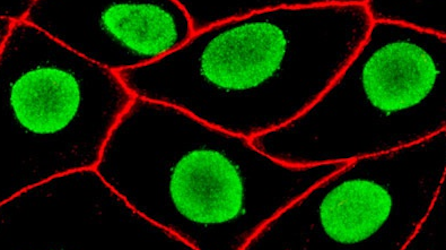
%> input picture mdck.png, 446 x 250 px
$ octave plot_reconstructor_04.m   (GNU Octave 9; MATLAB toolbox functions it lacks are replaced by stand-ins)
%> lines starting %> are read from the running program, lines starting %| are printed output that depends on the picture; in (x1, y1, x2, y2) boxes, pixels count from 0 and x2, y2 are one past the last pixel; in counts of white or black regions, pixels touching at a corner belong together; the program's own positions count from 1
clear all
close all
I=imread('mdck.png');
%> I is the input picture: size 250x446x3 uint8; mean R, G, B 20.3, 37.2, 2.9
bw=imbinarize(I(:,:,2),0.4);
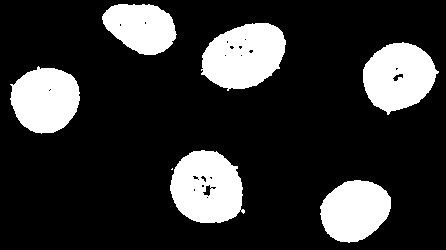
%> bw: size 250x446 logical; 19.6% white; 7 white regions (1 under 20 px), largest, box (x1, y1, x2, y2) and area: (201, 23, 286, 91) 4194, (170, 150, 245, 223) 4142, (363, 42, 439, 115) 3818, (10, 66, 80, 134) 3572, (320, 180, 391, 243) 3345, (102, 4, 177, 55) 2791
bw = bwmorph(bw,'majority');
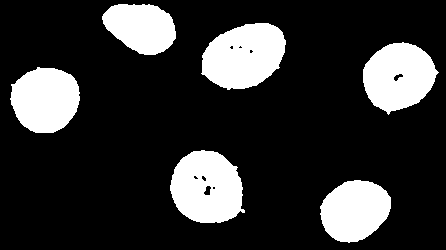
%> bw: size 250x446 logical; 19.6% white; 6 white regions, box (x1, y1, x2, y2) and area: (201, 23, 286, 90) 4203, (170, 150, 245, 223) 4164, (363, 42, 439, 115) 3822, (10, 67, 80, 133) 3574, (320, 180, 391, 243) 3343, (102, 4, 176, 55) 2793
bw = bwmorph(bw,'majority');
%> bw: size 250x446 logical; 19.7% white; 6 white regions, box (x1, y1, x2, y2) and area: (202, 23, 286, 90) 4211, (170, 150, 245, 223) 4174, (363, 42, 438, 114) 3821, (10, 67, 80, 133) 3572, (320, 180, 391, 243) 3343, (102, 4, 176, 55) 2793
bw = imfill(bw,'holes');
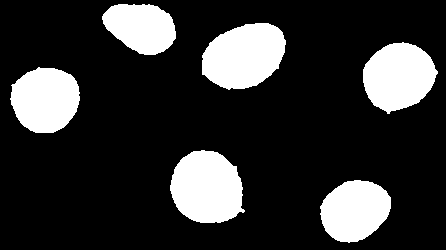
%> bw: size 250x446 logical; 19.7% white; 6 white regions, box (x1, y1, x2, y2) and area: (170, 150, 245, 223) 4234, (202, 23, 286, 90) 4219, (363, 42, 438, 114) 3853, (10, 67, 80, 133) 3572, (320, 180, 391, 243) 3343, (102, 4, 176, 55) 2793
%imshow(bw)
stats=regionprops(bw,'Area','PixelIdxList','Centroid');
%> stats = 6 regions; Area and Centroid: 4234 [207.6 188.3], 4219 [244.7 56.5], 3853 [399.2 77.2], 3572 [46 100.3], 3343 [355.5 211.2], 2793 [141.7 28]
[~,ind]=max([stats.Area]);
%> ind = 3
%ind=1;
bw=bw*0;
%> bw: size 250x446 double; every value is 0
bw(stats(ind).PixelIdxList)=1;
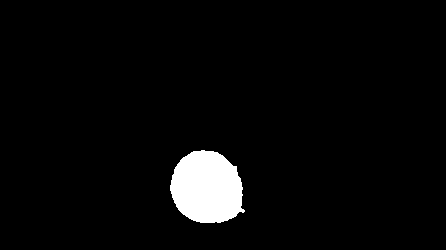
%> bw: size 250x446 double; values 0 (black) and 1 (white), 3.8% white; 1 white region, box (x1, y1, x2, y2) and area: (170, 150, 245, 223) 4234
Cen=stats(ind).Centroid;
%> Cen = [207.6 188.3]
bws= bwboundaries(bw);
%> bws = 1 boundary; box (x1, y1, x2, y2) and points: (170, 150, 245, 223) 219
%figure, hold on, axis ij
%plot(Cen(1),Cen(2),'bs')
rho=zeros(1,length(bws{1}));
theta=zeros(1,length(bws{1}));
for i=1:length(bws{1})
%plot(bws{1}(i,2),bws{1}(i,1),'r.')
%h=plot([Cen(1) bws{1}(i,2)], [Cen(2) bws{1}(i,1)]);
difx=Cen(1)-bws{1}(i,2);
dify=Cen(2)-bws{1}(i,1);
rho(i)=sqrt(difx^2+dify^2);
theta(i)=2*(atan(dify/difx));
%drawnow
%delete(h)
end
%> this loop made 219 passes
%> (difx, dify) on passes 1 to 3: (36.6, 2.34), (35.6, 3.34), (35.6, 4.34)
%> after the loop, rho = 219 values, max 44.26 at index 128, min 32.81 at index 91, mean 36.42; theta = 219 values, max 3.12 at index 166, min -3.12 at index 53, mean 0.107
theta=unwrap(theta,0.9)/2;
%> theta = 219 values, max 6.35 at index 219, min 0.0638 at index 1, mean 3.21
%figure, polar(theta,rho)
np = 256;
theta_i=linspace(0,2*pi,np);
rho_i=interp1(theta,rho,theta_i,'linear','extrap');
%> rho_i = 256 values, max 44.12 at index 152, min 32.87 at index 113, mean 36.2
factor=max(rho_i);
%> factor = 44.12
rho_i=rho_i/factor;
%> rho_i = 256 values, max 1 at index 152, min 0.745 at index 113, mean 0.82
%%%%%%%%%%%%% Parametros para la transformada
fs=length(theta_i);
T = 1/fs;             % Periodo de muestreo
L=length(theta_i);         % Longitud de la se馻l
t = (0:L-1)*T;         % Vector del tiempo
n = 2^nextpow2(L);     % Puntos de la tranformada
f = fs*(0:(n/2))/n;    % Vector de frecuencias
%%%%%%%%%%%%% Transformada de Fourier se馻l uno
rhoiF = fft(rho_i,n);        % Transformada
rhoi_mag = abs(rhoiF/L);
%> rhoi_mag = 256 values, max 0.82 at index 1, min 3.53e-05 at index 118, mean 0.00418
rhoi_angle = angle(rhoiF/L);
%> rhoi_angle = 256 values, max 3.14 at index 129, min -3.11 at index 108, mean 0.0123
% mag=sqrt(p_real.^2+p_imag.^2);
% angle=(atan(p_imag./p_real))*2;
% angle=unwrap(angle,0.9)/2;


figure,subplot(1,2,1),
plot(theta_i,rho_i,'b'),
hold on
subplot(1,2,2)
polar(theta_i,rho_i,'b');
hold on

rho_r=0;
rho_r=rho_r+rhoi_mag(1).*cos(2*pi*f(1).*t+rhoi_angle(1));
%> rho_r = 256 values from 0.82 to 0.82
h=plot(theta_i,rho_r,'k--');
title(num2str(i))
pause(0.5)
delete(h)

for i=2:n/2
rho_r=rho_r+rhoi_mag(i)*2.*cos(2*pi*f(i).*t+rhoi_angle(i));
subplot(1,2,1)
h=plot(theta_i,rho_r,'k--');
hold on
subplot(1,2,2)
h2=polar(theta_i,rho_r,'k');
title(num2str(i))
pause(2)
delete(h)
delete(h2)
end
%> after the loop, rho_r has the same summary as rho_i
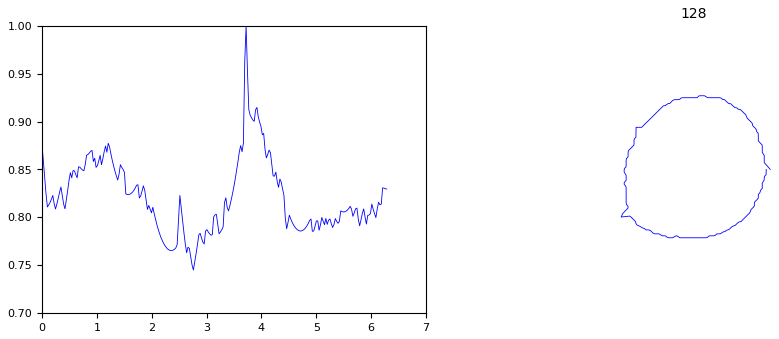
%> figure redrawn from the program's plot data, 2 panels; panel 1: curve peaks at x = 3.72, y = 1

$ run again, with camel.jpg saved as mdck.png
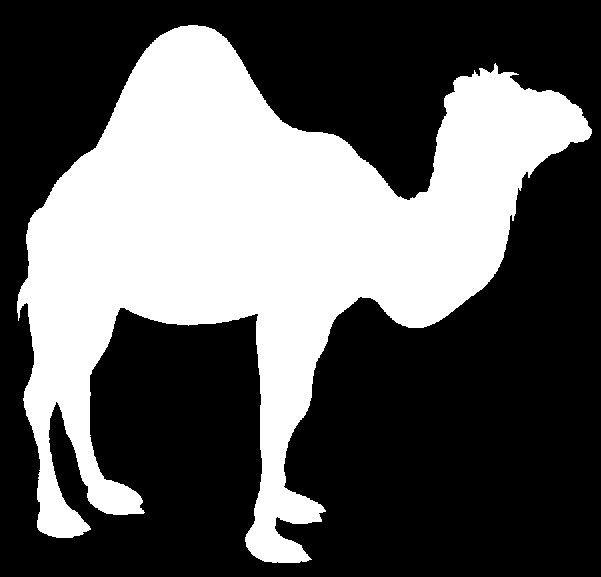
%> input picture camel.jpg, 601 x 577 px
%> I is the input picture: size 577x601x3 uint8; min 0, max 255, mean 93.2
%> stats = 1 region; Area and Centroid: 126726 [258.3 245.1]
%> ind = 1
%> Cen = [258.3 245.1]
%> bws = 1 boundary; box (x1, y1, x2, y2) and points: (17, 25, 592, 563) 2776
%> the loop `for i=1:length(bws{1})` made 2776 passes
%> (difx, dify) on passes 1 to 3: (240.3, -56.86), (239.3, -55.86), (239.3, -54.86)
%> after the loop `for i=1:length(bws{1})`: rho = 2776 values, max 359.9 at index 2518, min 68.87 at index 1830, mean 230.8; theta = 2776 values, max 3.14 at index 392, min -3.14 at index 1584, mean -0.14
%> `theta=unwrap(theta,0.9)/2;`: theta = 2776 values, max 6.05 at index 2776, min -0.232 at index 1, mean 3.81
%> `rho_i=interp1(theta,rho,theta_i,'linear','extrap');`: rho_i = 256 values, max 336.8 at index 114, min 70.02 at index 195, mean 193.4
%> factor = 336.8
%> `rho_i=rho_i/factor;`: rho_i = 256 values, max 1 at index 114, min 0.208 at index 195, mean 0.574
%> rhoi_mag = 256 values, max 0.574 at index 1, min 0.000462 at index 15, mean 0.0095
%> rhoi_angle = 256 values, max 3.13 at index 217, min -3.13 at index 41, mean -6.94e-18
%> `rho_r=rho_r+rhoi_mag(1).*cos(2*pi*f(1).*t+rhoi_angle(1));`: rho_r = 256 values from 0.574 to 0.574
%> after the loop `for i=2:n/2`: rho_r = 256 values, max 1 at index 114, min 0.205 at index 195, mean 0.574
%> after the loop `for i=2:n/2`:
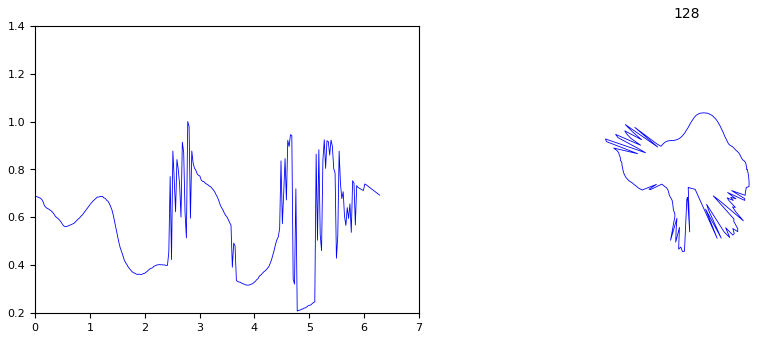
%> figure redrawn from the program's plot data, 2 panels; panel 1: curve peaks at x = 2.78, y = 1
